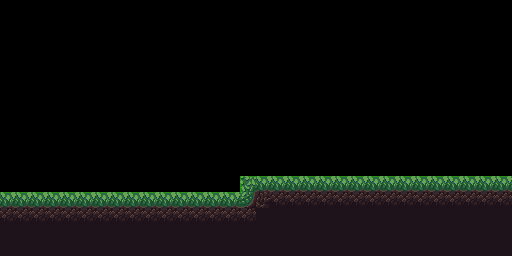

Tiled map render using the project's own tile images. Description and the whole map definition, tile-layer contents included, below:
An orthogonal 32x16 tile map with 16x16 px tiles, 1 tile layer (Tile Layer 1), 2 tilesets.

<map version="1.9" tiledversion="1.9.0" orientation="orthogonal" renderorder="right-down" width="32" height="16" tilewidth="16" tileheight="16" infinite="0" nextlayerid="3" nextobjectid="77">
 <editorsettings>
  <export format="tmx" />
 </editorsettings>
 <tileset firstgid="1" source="TilesetPacks/BetterGrassTerain.tsx" />
 <tileset firstgid="41" source="TilesetPacks/ForestObjects.tsx" />
 <layer id="1" name="Tile Layer 1" width="32" height="16">
  <data encoding="csv">
0,0,0,0,0,0,0,0,0,0,0,0,0,0,0,0,0,0,0,0,0,0,0,0,0,0,0,0,0,0,0,0,
0,0,0,0,0,0,0,0,0,0,0,0,0,0,0,0,0,0,0,0,0,0,0,0,0,0,0,0,0,0,0,0,
0,0,0,0,0,0,0,0,0,0,0,0,0,0,0,0,0,0,0,0,0,0,0,0,0,0,0,0,0,0,0,0,
0,0,0,0,0,0,0,0,0,0,0,0,0,0,0,0,0,0,0,0,0,0,0,0,0,0,0,0,0,0,0,0,
0,0,0,0,0,0,0,0,0,0,0,0,0,0,0,0,0,0,0,0,0,0,0,0,0,0,0,0,0,0,0,0,
0,0,0,0,0,0,0,0,0,0,0,0,0,0,0,0,0,0,0,0,0,0,0,0,0,0,0,0,0,0,0,0,
0,0,0,0,0,0,0,0,0,0,0,0,0,0,0,0,0,0,0,0,0,0,0,0,0,0,0,0,0,0,0,0,
0,0,0,0,0,0,0,0,0,0,0,0,0,0,0,0,0,0,0,0,0,0,0,0,0,0,0,0,0,0,0,0,
0,0,0,0,0,0,0,0,0,0,0,0,0,0,0,0,0,0,0,0,0,0,0,0,0,0,0,0,0,0,0,0,
0,0,0,0,0,0,0,0,0,0,0,0,0,0,0,0,0,0,0,0,0,0,0,0,0,0,0,0,0,0,0,0,
0,0,0,0,0,0,0,0,0,0,0,0,0,0,0,0,0,0,0,0,0,0,0,0,0,0,0,0,0,0,0,0,
0,0,0,0,0,0,0,0,0,0,0,0,0,0,0,1,2,2,2,2,2,2,2,2,2,2,2,2,2,2,2,2,
2,2,2,2,2,2,2,2,2,2,2,2,2,2,2,18,4,5,5,5,5,5,5,5,5,5,5,5,5,5,5,5,
5,5,5,5,5,5,5,5,5,5,5,5,5,5,5,5,20,15,15,15,15,15,15,15,15,15,15,15,15,15,15,15,
15,15,15,15,15,15,15,15,15,15,15,15,15,15,15,15,15,15,15,15,15,15,15,15,15,15,15,15,15,15,15,15,
15,15,15,15,15,15,15,15,15,15,15,15,15,15,15,15,15,15,15,15,15,15,15,15,15,15,15,15,15,15,15,15
</data>
 </layer>
</map>